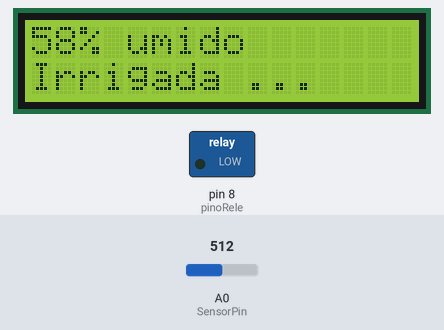
The sketch below on a simulated Arduino Uno, built with avr-gcc and run on an emulated ATmega328P. Shown: 16×2 character LCD, switched loads named in the sketch (green lamp = pin HIGH). Inputs (shaded band) come from the test bench; at power-on: A0 (SensorPin) = 512. What the sketch prints to the serial monitor is not drawn.

Above: at 1.2 s.
1.3 s: A0 (SensorPin) set to 412
At 2.6 s:
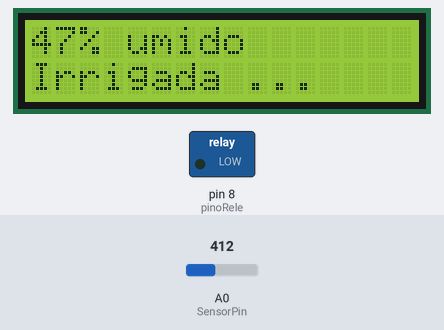
5.4 s: A0 (SensorPin) set to 393
At 6.5 s:
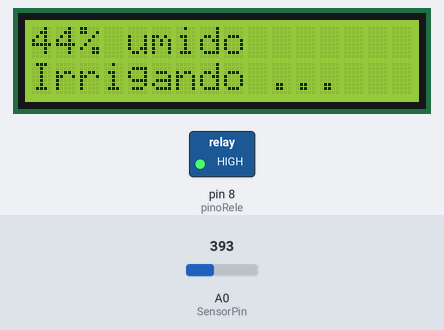
9.5 s: A0 (SensorPin) set to 306
At 10.4 s:
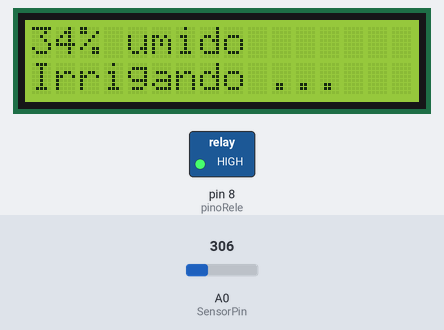
12.6 s: A0 (SensorPin) set to 511
At 13.9 s:
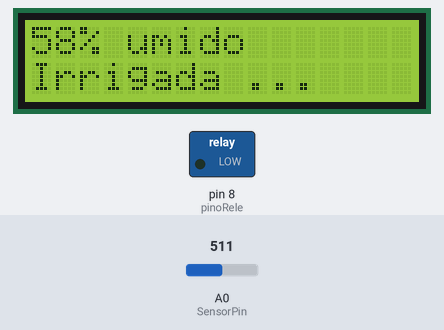
Timing chart, 0 to 15.6 s (numbered marks = the images above; inputs shaded):
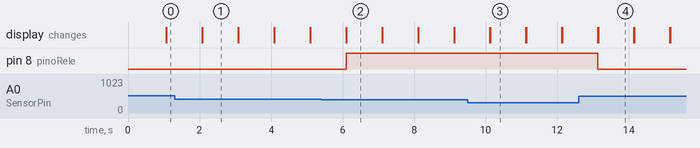

The sketch:

umidade.ino
```cpp
// Código que inclui a biblioteca de lcd ao programa e a atribuição das portas do arduino com os pinos do lcd
#include <LiquidCrystal.h>

LiquidCrystal lcd(2,3,4,5,6,9);

#define pinoRele 8 // Define o pino 8 como "pinoRele"

int SensorPin = A0;
int ValAnalogIn; // Introduz o valor analógico ao código

void setup() {
  lcd.begin(16,2);
  Serial.begin(9600);
  Serial.println("Sistema de Irrigação Automatizado");
  pinMode(pinoRele, OUTPUT); // Declara o pinoRele como Saída
}

void loop() {
  int solo = analogRead(SensorPin);
  solo = map (solo, 0, 876, 0,100);


  Serial.print(solo);
  Serial.println("%");

  if (solo <= 45) {
  Serial.println("Irrigando a planta ...");
  digitalWrite(pinoRele, HIGH); // Altera o estado do pinoRele para nível Alto
  lcd.print(solo);
  lcd.print("% umido");
  lcd.setCursor(0,1);
  lcd.print("Irrigando ...");
  delay (1000);
  lcd.clear();
  }

  else {
  Serial.println("Planta Irrigada ...");
  digitalWrite(pinoRele, LOW); // Altera o estado do pinoRele para nível Baixo
  lcd.print(solo);
  lcd.print("% umido");
  lcd.setCursor(0,1);
  lcd.print("Irrigada ...");
  delay (1000);
  lcd.clear();
 }

}
```

Measured:
- the behaviour switches between 403 and 402 on A0 (SensorPin) (found by bisection; images 1 and 2)
- after the input at 1.3 s, the display: first differs from a run without the input after 0.78 s (image 1)
- after the input at 5.4 s, pin 8 (pinoRele): LOW → HIGH after 0.70 s; the display: first differs from a run without the input after 0.70 s (image 2)
- after the input at 9.5 s, the display: first differs from a run without the input after 0.62 s (image 3)
- after the input at 12.6 s, pin 8 (pinoRele): HIGH → LOW after 0.54 s; the display: first differs from a run without the input after 0.54 s (image 4)
- what the display in image 1 shows lasts 1.0 s, from 2.1 s to 3.1 s
